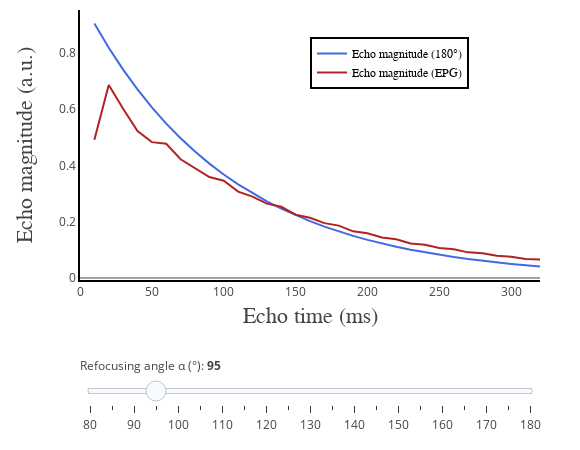

Here is the notebook cell this chart was saved with:
### Code cell
# Python code to generate interactive figure

init_notebook_mode(connected=True)

data1 = [dict(
        visible = False,
        line=dict(color='royalblue'),
        x = t,
        y = np.squeeze(np.asarray(echoes_mono_alpha[ii,:])),
        name = 'Echo magnitude (180°)',
        text = 'Echo magnitude (180°)',
        hoverinfo = 'x+y+text') for ii in range(len(alpha))]

data1[3]['visible'] = True

data2 = [dict(
        visible = False,
        line=dict(color='firebrick'),
        x = t,
        y = np.squeeze(np.asarray(echoes_epg_alpha[ii,:])),
        name = 'Echo magnitude (EPG)',
        text = 'Echo magnitude (EPG)',
        hoverinfo = 'x+y+text') for ii in range(len(alpha))]

data2[3]['visible'] = True

data = data1 + data2

steps = []
for i in range(len(alpha)):
    step = dict(
        method = 'restyle',  
        args = ['visible', [False] * len(data1)],
        label = str(alpha[i])
        )
    step['args'][1][i] = True # Toggle i'th trace to "visible"
    steps.append(step)

sliders=[
    dict(
        x = 0,
        y = -0.09,
        active = 3,
        currentvalue = {"prefix": "Refocusing angle α (°): <b>"},
        pad = {"t": 50, "b": 10},
        steps = steps)]

layout = go.Layout(
    width=580,
    height=450,
    margin=go.layout.Margin(
        l=80,
        r=40,
        b=60,
        t=10,
    ),
    annotations=[
        dict(
            x=0.50,
            y=-0.18,
            showarrow=False,
            text='Echo time (ms)',
            font=dict(
                family='Times New Roman',
                size=22
            ),
            xref='paper',
            yref='paper'
        ),
        dict(
            x=-0.15,
            y=0.5,
            showarrow=False,
            text='Echo magnitude (a.u.)',
            font=dict(
                family='Times New Roman',
                size=22
            ),
            textangle=-90,
            xref='paper',
            yref='paper'
        )
    ],
    xaxis=dict(
        autorange=False,
        range=[0, t[-1]],
        showgrid=False,
        linecolor='black',
        linewidth=2
    ),
    yaxis=dict(
        autorange=True,
        showgrid=False,
        linecolor='black',
        linewidth=2
    ),
    legend=dict(
        x=0.5,
        y=0.9,
        traceorder='normal',
        font=dict(
            family='Times New Roman',
            size=12,
            color='#000'
        ),
        bordercolor='#000000',
        borderwidth=2
    ), 
    sliders=sliders
)

fig = dict(data=data, layout=layout)

iplot(fig, filename = 'basic-line', config = config)

### Figure 1 — Plotly figure (JSON) as saved in the notebook; plotly's stock layout.template omitted (floating-point values rounded to 4 significant figures)
{"data": [{"hoverinfo": "x+y+text", "line": {"color": "royalblue"}, "name": "Echo magnitude (180°)", "text": "Echo magnitude (180°)", "type": "scatter", "uid": "a49ad8e9-5083-499d-b363-344d73658549", "visible": false, "x": [10, 20, 30, 40, 50, 60, 70, 80, 90, 100, 110, 120, 130, 140, 150, 160, 170, 180, 190, 200, 210, 220, 230, 240, 250, 260, 270, 280, 290, 300, 310, 320], "y": [0.9048, 0.8187, 0.7408, 0.6703, 0.6065, 0.5488, 0.4966, 0.4493, 0.4066, 0.3679, 0.3329, 0.3012, 0.2725, 0.2466, 0.2231, 0.2019, 0.1827, 0.1653, 0.1496, 0.1353, 0.1225, 0.1108, 0.1003, 0.09072, 0.08208, 0.07427, 0.06721, 0.06081, 0.05502, 0.04979, 0.04505, 0.04076]}, {"hoverinfo": "x+y+text", "line": {"color": "royalblue"}, "name": "Echo magnitude (180°)", "text": "Echo magnitude (180°)", "type": "scatter", "uid": "98257578-c253-42eb-9a1c-5320055d6d28", "visible": false, "x": [10, 20, 30, 40, 50, 60, 70, 80, 90, 100, 110, 120, 130, 140, 150, 160, 170, 180, 190, 200, 210, 220, 230, 240, 250, 260, 270, 280, 290, 300, 310, 320], "y": [0.9048, 0.8187, 0.7408, 0.6703, 0.6065, 0.5488, 0.4966, 0.4493, 0.4066, 0.3679, 0.3329, 0.3012, 0.2725, 0.2466, 0.2231, 0.2019, 0.1827, 0.1653, 0.1496, 0.1353, 0.1225, 0.1108, 0.1003, 0.09072, 0.08208, 0.07427, 0.06721, 0.06081, 0.05502, 0.04979, 0.04505, 0.04076]}, {"hoverinfo": "x+y+text", "line": {"color": "royalblue"}, "name": "Echo magnitude (180°)", "text": "Echo magnitude (180°)", "type": "scatter", "uid": "a6325d13-d4c0-4c6e-bd86-d956b58068e6", "visible": false, "x": [10, 20, 30, 40, 50, 60, 70, 80, 90, 100, 110, 120, 130, 140, 150, 160, 170, 180, 190, 200, 210, 220, 230, 240, 250, 260, 270, 280, 290, 300, 310, 320], "y": [0.9048, 0.8187, 0.7408, 0.6703, 0.6065, 0.5488, 0.4966, 0.4493, 0.4066, 0.3679, 0.3329, 0.3012, 0.2725, 0.2466, 0.2231, 0.2019, 0.1827, 0.1653, 0.1496, 0.1353, 0.1225, 0.1108, 0.1003, 0.09072, 0.08208, 0.07427, 0.06721, 0.06081, 0.05502, 0.04979, 0.04505, 0.04076]}, {"hoverinfo": "x+y+text", "line": {"color": "royalblue"}, "name": "Echo magnitude (180°)", "text": "Echo magnitude (180°)", "type": "scatter", "uid": "882f60b5-77ef-4866-a9b4-417c0b9c33cc", "visible": true, "x": [10, 20, 30, 40, 50, 60, 70, 80, 90, 100, 110, 120, 130, 140, 150, 160, 170, 180, 190, 200, 210, 220, 230, 240, 250, 260, 270, 280, 290, 300, 310, 320], "y": [0.9048, 0.8187, 0.7408, 0.6703, 0.6065, 0.5488, 0.4966, 0.4493, 0.4066, 0.3679, 0.3329, 0.3012, 0.2725, 0.2466, 0.2231, 0.2019, 0.1827, 0.1653, 0.1496, 0.1353, 0.1225, 0.1108, 0.1003, 0.09072, 0.08208, 0.07427, 0.06721, 0.06081, 0.05502, 0.04979, 0.04505, 0.04076]}, {"hoverinfo": "x+y+text", "line": {"color": "royalblue"}, "name": "Echo magnitude (180°)", "text": "Echo magnitude (180°)", "type": "scatter", "uid": "d6ffc312-d5ea-41b3-915d-127d7f0a8993", "visible": false, "x": [10, 20, 30, 40, 50, 60, 70, 80, 90, 100, 110, 120, 130, 140, 150, 160, 170, 180, 190, 200, 210, 220, 230, 240, 250, 260, 270, 280, 290, 300, 310, 320], "y": [0.9048, 0.8187, 0.7408, 0.6703, 0.6065, 0.5488, 0.4966, 0.4493, 0.4066, 0.3679, 0.3329, 0.3012, 0.2725, 0.2466, 0.2231, 0.2019, 0.1827, 0.1653, 0.1496, 0.1353, 0.1225, 0.1108, 0.1003, 0.09072, 0.08208, 0.07427, 0.06721, 0.06081, 0.05502, 0.04979, 0.04505, 0.04076]}, {"hoverinfo": "x+y+text", "line": {"color": "royalblue"}, "name": "Echo magnitude (180°)", "text": "Echo magnitude (180°)", "type": "scatter", "uid": "cf364a24-6d74-446f-81dd-3edd59f7123e", "visible": false, "x": [10, 20, 30, 40, 50, 60, 70, 80, 90, 100, 110, 120, 130, 140, 150, 160, 170, 180, 190, 200, 210, 220, 230, 240, 250, 260, 270, 280, 290, 300, 310, 320], "y": [0.9048, 0.8187, 0.7408, 0.6703, 0.6065, 0.5488, 0.4966, 0.4493, 0.4066, 0.3679, 0.3329, 0.3012, 0.2725, 0.2466, 0.2231, 0.2019, 0.1827, 0.1653, 0.1496, 0.1353, 0.1225, 0.1108, 0.1003, 0.09072, 0.08208, 0.07427, 0.06721, 0.06081, 0.05502, 0.04979, 0.04505, 0.04076]}, {"hoverinfo": "x+y+text", "line": {"color": "royalblue"}, "name": "Echo magnitude (180°)", "text": "Echo magnitude (180°)", "type": "scatter", "uid": "6e2735d6-1e78-4bf1-bf09-cb22786665fd", "visible": false, "x": [10, 20, 30, 40, 50, 60, 70, 80, 90, 100, 110, 120, 130, 140, 150, 160, 170, 180, 190, 200, 210, 220, 230, 240, 250, 260, 270, 280, 290, 300, 310, 320], "y": [0.9048, 0.8187, 0.7408, 0.6703, 0.6065, 0.5488, 0.4966, 0.4493, 0.4066, 0.3679, 0.3329, 0.3012, 0.2725, 0.2466, 0.2231, 0.2019, 0.1827, 0.1653, 0.1496, 0.1353, 0.1225, 0.1108, 0.1003, 0.09072, 0.08208, 0.07427, 0.06721, 0.06081, 0.05502, 0.04979, 0.04505, 0.04076]}, {"hoverinfo": "x+y+text", "line": {"color": "royalblue"}, "name": "Echo magnitude (180°)", "text": "Echo magnitude (180°)", "type": "scatter", "uid": "e3d9b89e-5adc-4146-9798-97196f495501", "visible": false, "x": [10, 20, 30, 40, 50, 60, 70, 80, 90, 100, 110, 120, 130, 140, 150, 160, 170, 180, 190, 200, 210, 220, 230, 240, 250, 260, 270, 280, 290, 300, 310, 320], "y": [0.9048, 0.8187, 0.7408, 0.6703, 0.6065, 0.5488, 0.4966, 0.4493, 0.4066, 0.3679, 0.3329, 0.3012, 0.2725, 0.2466, 0.2231, 0.2019, 0.1827, 0.1653, 0.1496, 0.1353, 0.1225, 0.1108, 0.1003, 0.09072, 0.08208, 0.07427, 0.06721, 0.06081, 0.05502, 0.04979, 0.04505, 0.04076]}, {"hoverinfo": "x+y+text", "line": {"color": "royalblue"}, "name": "Echo magnitude (180°)", "text": "Echo magnitude (180°)", "type": "scatter", "uid": "a2da40cd-4325-48b2-8497-6549607e27d7", "visible": false, "x": [10, 20, 30, 40, 50, 60, 70, 80, 90, 100, 110, 120, 130, 140, 150, 160, 170, 180, 190, 200, 210, 220, 230, 240, 250, 260, 270, 280, 290, 300, 310, 320], "y": [0.9048, 0.8187, 0.7408, 0.6703, 0.6065, 0.5488, 0.4966, 0.4493, 0.4066, 0.3679, 0.3329, 0.3012, 0.2725, 0.2466, 0.2231, 0.2019, 0.1827, 0.1653, 0.1496, 0.1353, 0.1225, 0.1108, 0.1003, 0.09072, 0.08208, 0.07427, 0.06721, 0.06081, 0.05502, 0.04979, 0.04505, 0.04076]}, {"hoverinfo": "x+y+text", "line": {"color": "royalblue"}, "name": "Echo magnitude (180°)", "text": "Echo magnitude (180°)", "type": "scatter", "uid": "aa94c8b1-fd28-4b10-aae6-f9218a579f04", "visible": false, "x": [10, 20, 30, 40, 50, 60, 70, 80, 90, 100, 110, 120, 130, 140, 150, 160, 170, 180, 190, 200, 210, 220, 230, 240, 250, 260, 270, 280, 290, 300, 310, 320], "y": [0.9048, 0.8187, 0.7408, 0.6703, 0.6065, 0.5488, 0.4966, 0.4493, 0.4066, 0.3679, 0.3329, 0.3012, 0.2725, 0.2466, 0.2231, 0.2019, 0.1827, 0.1653, 0.1496, 0.1353, 0.1225, 0.1108, 0.1003, 0.09072, 0.08208, 0.07427, 0.06721, 0.06081, 0.05502, 0.04979, 0.04505, 0.04076]}, {"hoverinfo": "x+y+text", "line": {"color": "royalblue"}, "name": "Echo magnitude (180°)", "text": "Echo magnitude (180°)", "type": "scatter", "uid": "4f8ef484-93f5-40ce-8954-40a74530ece6", "visible": false, "x": [10, 20, 30, 40, 50, 60, 70, 80, 90, 100, 110, 120, 130, 140, 150, 160, 170, 180, 190, 200, 210, 220, 230, 240, 250, 260, 270, 280, 290, 300, 310, 320], "y": [0.9048, 0.8187, 0.7408, 0.6703, 0.6065, 0.5488, 0.4966, 0.4493, 0.4066, 0.3679, 0.3329, 0.3012, 0.2725, 0.2466, 0.2231, 0.2019, 0.1827, 0.1653, 0.1496, 0.1353, 0.1225, 0.1108, 0.1003, 0.09072, 0.08208, 0.07427, 0.06721, 0.06081, 0.05502, 0.04979, 0.04505, 0.04076]}, {"hoverinfo": "x+y+text", "line": {"color": "royalblue"}, "name": "Echo magnitude (180°)", "text": "Echo magnitude (180°)", "type": "scatter", "uid": "d1834902-2530-45ef-a1aa-c766ffa94ef0", "visible": false, "x": [10, 20, 30, 40, 50, 60, 70, 80, 90, 100, 110, 120, 130, 140, 150, 160, 170, 180, 190, 200, 210, 220, 230, 240, 250, 260, 270, 280, 290, 300, 310, 320], "y": [0.9048, 0.8187, 0.7408, 0.6703, 0.6065, 0.5488, 0.4966, 0.4493, 0.4066, 0.3679, 0.3329, 0.3012, 0.2725, 0.2466, 0.2231, 0.2019, 0.1827, 0.1653, 0.1496, 0.1353, 0.1225, 0.1108, 0.1003, 0.09072, 0.08208, 0.07427, 0.06721, 0.06081, 0.05502, 0.04979, 0.04505, 0.04076]}, {"hoverinfo": "x+y+text", "line": {"color": "royalblue"}, "name": "Echo magnitude (180°)", "text": "Echo magnitude (180°)", "type": "scatter", "uid": "7299289c-c723-452c-963a-e73544d3ca03", "visible": false, "x": [10, 20, 30, 40, 50, 60, 70, 80, 90, 100, 110, 120, 130, 140, 150, 160, 170, 180, 190, 200, 210, 220, 230, 240, 250, 260, 270, 280, 290, 300, 310, 320], "y": [0.9048, 0.8187, 0.7408, 0.6703, 0.6065, 0.5488, 0.4966, 0.4493, 0.4066, 0.3679, 0.3329, 0.3012, 0.2725, 0.2466, 0.2231, 0.2019, 0.1827, 0.1653, 0.1496, 0.1353, 0.1225, 0.1108, 0.1003, 0.09072, 0.08208, 0.07427, 0.06721, 0.06081, 0.05502, 0.04979, 0.04505, 0.04076]}, {"hoverinfo": "x+y+text", "line": {"color": "royalblue"}, "name": "Echo magnitude (180°)", "text": "Echo magnitude (180°)", "type": "scatter", "uid": "a5f20736-6346-4e4f-af6e-c6542d877d53", "visible": false, "x": [10, 20, 30, 40, 50, 60, 70, 80, 90, 100, 110, 120, 130, 140, 150, 160, 170, 180, 190, 200, 210, 220, 230, 240, 250, 260, 270, 280, 290, 300, 310, 320], "y": [0.9048, 0.8187, 0.7408, 0.6703, 0.6065, 0.5488, 0.4966, 0.4493, 0.4066, 0.3679, 0.3329, 0.3012, 0.2725, 0.2466, 0.2231, 0.2019, 0.1827, 0.1653, 0.1496, 0.1353, 0.1225, 0.1108, 0.1003, 0.09072, 0.08208, 0.07427, 0.06721, 0.06081, 0.05502, 0.04979, 0.04505, 0.04076]}, {"hoverinfo": "x+y+text", "line": {"color": "royalblue"}, "name": "Echo magnitude (180°)", "text": "Echo magnitude (180°)", "type": "scatter", "uid": "22c02731-eecd-4487-a6da-4a41bde7d41a", "visible": false, "x": [10, 20, 30, 40, 50, 60, 70, 80, 90, 100, 110, 120, 130, 140, 150, 160, 170, 180, 190, 200, 210, 220, 230, 240, 250, 260, 270, 280, 290, 300, 310, 320], "y": [0.9048, 0.8187, 0.7408, 0.6703, 0.6065, 0.5488, 0.4966, 0.4493, 0.4066, 0.3679, 0.3329, 0.3012, 0.2725, 0.2466, 0.2231, 0.2019, 0.1827, 0.1653, 0.1496, 0.1353, 0.1225, 0.1108, 0.1003, 0.09072, 0.08208, 0.07427, 0.06721, 0.06081, 0.05502, 0.04979, 0.04505, 0.04076]}, {"hoverinfo": "x+y+text", "line": {"color": "royalblue"}, "name": "Echo magnitude (180°)", "text": "Echo magnitude (180°)", "type": "scatter", "uid": "b5321e00-43f2-430a-a43f-e87716c39e1f", "visible": false, "x": [10, 20, 30, 40, 50, 60, 70, 80, 90, 100, 110, 120, 130, 140, 150, 160, 170, 180, 190, 200, 210, 220, 230, 240, 250, 260, 270, 280, 290, 300, 310, 320], "y": [0.9048, 0.8187, 0.7408, 0.6703, 0.6065, 0.5488, 0.4966, 0.4493, 0.4066, 0.3679, 0.3329, 0.3012, 0.2725, 0.2466, 0.2231, 0.2019, 0.1827, 0.1653, 0.1496, 0.1353, 0.1225, 0.1108, 0.1003, 0.09072, 0.08208, 0.07427, 0.06721, 0.06081, 0.05502, 0.04979, 0.04505, 0.04076]}, {"hoverinfo": "x+y+text", "line": {"color": "royalblue"}, "name": "Echo magnitude (180°)", "text": "Echo magnitude (180°)", "type": "scatter", "uid": "116e3394-e058-4b55-bffb-8688443db4aa", "visible": false, "x": [10, 20, 30, 40, 50, 60, 70, 80, 90, 100, 110, 120, 130, 140, 150, 160, 170, 180, 190, 200, 210, 220, 230, 240, 250, 260, 270, 280, 290, 300, 310, 320], "y": [0.9048, 0.8187, 0.7408, 0.6703, 0.6065, 0.5488, 0.4966, 0.4493, 0.4066, 0.3679, 0.3329, 0.3012, 0.2725, 0.2466, 0.2231, 0.2019, 0.1827, 0.1653, 0.1496, 0.1353, 0.1225, 0.1108, 0.1003, 0.09072, 0.08208, 0.07427, 0.06721, 0.06081, 0.05502, 0.04979, 0.04505, 0.04076]}, {"hoverinfo": "x+y+text", "line": {"color": "royalblue"}, "name": "Echo magnitude (180°)", "text": "Echo magnitude (180°)", "type": "scatter", "uid": "10908e5e-5d7e-4736-941c-5ae58f8382b8", "visible": false, "x": [10, 20, 30, 40, 50, 60, 70, 80, 90, 100, 110, 120, 130, 140, 150, 160, 170, 180, 190, 200, 210, 220, 230, 240, 250, 260, 270, 280, 290, 300, 310, 320], "y": [0.9048, 0.8187, 0.7408, 0.6703, 0.6065, 0.5488, 0.4966, 0.4493, 0.4066, 0.3679, 0.3329, 0.3012, 0.2725, 0.2466, 0.2231, 0.2019, 0.1827, 0.1653, 0.1496, 0.1353, 0.1225, 0.1108, 0.1003, 0.09072, 0.08208, 0.07427, 0.06721, 0.06081, 0.05502, 0.04979, 0.04505, 0.04076]}, {"hoverinfo": "x+y+text", "line": {"color": "royalblue"}, "name": "Echo magnitude (180°)", "text": "Echo magnitude (180°)", "type": "scatter", "uid": "542d65a2-17bc-4065-bef7-7a89db9c8727", "visible": false, "x": [10, 20, 30, 40, 50, 60, 70, 80, 90, 100, 110, 120, 130, 140, 150, 160, 170, 180, 190, 200, 210, 220, 230, 240, 250, 260, 270, 280, 290, 300, 310, 320], "y": [0.9048, 0.8187, 0.7408, 0.6703, 0.6065, 0.5488, 0.4966, 0.4493, 0.4066, 0.3679, 0.3329, 0.3012, 0.2725, 0.2466, 0.2231, 0.2019, 0.1827, 0.1653, 0.1496, 0.1353, 0.1225, 0.1108, 0.1003, 0.09072, 0.08208, 0.07427, 0.06721, 0.06081, 0.05502, 0.04979, 0.04505, 0.04076]}, {"hoverinfo": "x+y+text", "line": {"color": "royalblue"}, "name": "Echo magnitude (180°)", "text": "Echo magnitude (180°)", "type": "scatter", "uid": "e2ad1b86-3e22-4162-b68d-311381deefee", "visible": false, "x": [10, 20, 30, 40, 50, 60, 70, 80, 90, 100, 110, 120, 130, 140, 150, 160, 170, 180, 190, 200, 210, 220, 230, 240, 250, 260, 270, 280, 290, 300, 310, 320], "y": [0.9048, 0.8187, 0.7408, 0.6703, 0.6065, 0.5488, 0.4966, 0.4493, 0.4066, 0.3679, 0.3329, 0.3012, 0.2725, 0.2466, 0.2231, 0.2019, 0.1827, 0.1653, 0.1496, 0.1353, 0.1225, 0.1108, 0.1003, 0.09072, 0.08208, 0.07427, 0.06721, 0.06081, 0.05502, 0.04979, 0.04505, 0.04076]}, {"hoverinfo": "x+y+text", "line": {"color": "royalblue"}, "name": "Echo magnitude (180°)", "text": "Echo magnitude (180°)", "type": "scatter", "uid": "3de8dc40-3bda-4308-a63e-2aee2ff2f62f", "visible": false, "x": [10, 20, 30, 40, 50, 60, 70, 80, 90, 100, 110, 120, 130, 140, 150, 160, 170, 180, 190, 200, 210, 220, 230, 240, 250, 260, 270, 280, 290, 300, 310, 320], "y": [0.9048, 0.8187, 0.7408, 0.6703, 0.6065, 0.5488, 0.4966, 0.4493, 0.4066, 0.3679, 0.3329, 0.3012, 0.2725, 0.2466, 0.2231, 0.2019, 0.1827, 0.1653, 0.1496, 0.1353, 0.1225, 0.1108, 0.1003, 0.09072, 0.08208, 0.07427, 0.06721, 0.06081, 0.05502, 0.04979, 0.04505, 0.04076]}, {"hoverinfo": "x+y+text", "line": {"color": "firebrick"}, "name": "Echo magnitude (EPG)", "text": "Echo magnitude (EPG)", "type": "scatter", "uid": "2b39a295-5d35-408d-bac0-a35fae701c0c", "visible": false, "x": [10, 20, 30, 40, 50, 60, 70, 80, 90, 100, 110, 120, 130, 140, 150, 160, 170, 180, 190, 200, 210, 220, 230, 240, 250, 260, 270, 280, 290, 300, 310, 320], "y": [0.3739, 0.5742, 0.5572, 0.4879, 0.4222, 0.4152, 0.3926, 0.3703, 0.3279, 0.3121, 0.2906, 0.2793, 0.2513, 0.2373, 0.2185, 0.211, 0.1923, 0.1817, 0.166, 0.1602, 0.1472, 0.1397, 0.1273, 0.1223, 0.1129, 0.1078, 0.09831, 0.09407, 0.0869, 0.08341, 0.07632, 0.07284]}, {"hoverinfo": "x+y+text", "line": {"color": "firebrick"}, "name": "Echo magnitude (EPG)", "text": "Echo magnitude (EPG)", "type": "scatter", "uid": "fcab4b74-fd10-4150-93b1-ebbec7e7a96a", "visible": false, "x": [10, 20, 30, 40, 50, 60, 70, 80, 90, 100, 110, 120, 130, 140, 150, 160, 170, 180, 190, 200, 210, 220, 230, 240, 250, 260, 270, 280, 290, 300, 310, 320], "y": [0.413, 0.6151, 0.5759, 0.4986, 0.4406, 0.439, 0.4071, 0.377, 0.3359, 0.3253, 0.3004, 0.2833, 0.2536, 0.2433, 0.2241, 0.2132, 0.1917, 0.1832, 0.1684, 0.161, 0.1453, 0.1386, 0.1272, 0.1221, 0.1105, 0.1054, 0.09653, 0.0929, 0.08439, 0.08049, 0.07362, 0.07096]}, {"hoverinfo": "x+y+text", "line": {"color": "firebrick"}, "name": "Echo magnitude (EPG)", "text": "Echo magnitude (EPG)", "type": "scatter", "uid": "2e6fe147-44f9-4edd-bfad-47f09ed11566", "visible": false, "x": [10, 20, 30, 40, 50, 60, 70, 80, 90, 100, 110, 120, 130, 140, 150, 160, 170, 180, 190, 200, 210, 220, 230, 240, 250, 260, 270, 280, 290, 300, 310, 320], "y": [0.4524, 0.6526, 0.5905, 0.5097, 0.4612, 0.4602, 0.4164, 0.383, 0.3466, 0.3375, 0.3054, 0.2854, 0.2582, 0.2498, 0.226, 0.2129, 0.1926, 0.1859, 0.1682, 0.1592, 0.1441, 0.139, 0.1258, 0.1195, 0.1081, 0.1044, 0.09443, 0.08997, 0.08141, 0.07863, 0.07115, 0.06797]}, {"hoverinfo": "x+y+text", "line": {"color": "firebrick"}, "name": "Echo magnitude (EPG)", "text": "Echo magnitude (EPG)", "type": "scatter", "uid": "9036a1f2-0d30-4ab6-ab42-a553f72afb60", "visible": true, "x": [10, 20, 30, 40, 50, 60, 70, 80, 90, 100, 110, 120, 130, 140, 150, 160, 170, 180, 190, 200, 210, 220, 230, 240, 250, 260, 270, 280, 290, 300, 310, 320], "y": [0.4918, 0.6864, 0.6018, 0.5221, 0.483, 0.4774, 0.4221, 0.3906, 0.3587, 0.346, 0.3069, 0.2892, 0.2644, 0.2531, 0.225, 0.214, 0.1949, 0.1861, 0.1658, 0.1587, 0.144, 0.1375, 0.1226, 0.118, 0.1067, 0.1019, 0.09104, 0.08793, 0.07923, 0.07582, 0.06781, 0.0657]}, {"hoverinfo": "x+y+text", "line": {"color": "firebrick"}, "name": "Echo magnitude (EPG)", "text": "Echo magnitude (EPG)", "type": "scatter", "uid": "9df343b4-faca-47b8-b26a-45f47070bdc6", "visible": false, "x": [10, 20, 30, 40, 50, 60, 70, 80, 90, 100, 110, 120, 130, 140, 150, 160, 170, 180, 190, 200, 210, 220, 230, 240, 250, 260, 270, 280, 290, 300, 310, 320], "y": [0.531, 0.7164, 0.6106, 0.5362, 0.5045, 0.4897, 0.4262, 0.4008, 0.3698, 0.3499, 0.3084, 0.2953, 0.2685, 0.2528, 0.225, 0.2169, 0.1949, 0.184, 0.1649, 0.1591, 0.1417, 0.1348, 0.1211, 0.1167, 0.1034, 0.09923, 0.08904, 0.08569, 0.07575, 0.07332, 0.0655, 0.06304]}, {"hoverinfo": "x+y+text", "line": {"color": "firebrick"}, "name": "Echo magnitude (EPG)", "text": "Echo magnitude (EPG)", "type": "scatter", "uid": "4ce2466d-1ff3-481b-a74b-958198a15b8a", "visible": false, "x": [10, 20, 30, 40, 50, 60, 70, 80, 90, 100, 110, 120, 130, 140, 150, 160, 170, 180, 190, 200, 210, 220, 230, 240, 250, 260, 270, 280, 290, 300, 310, 320], "y": [0.5695, 0.7423, 0.6177, 0.5523, 0.5243, 0.4977, 0.4311, 0.4126, 0.3773, 0.3512, 0.3121, 0.3014, 0.2689, 0.2523, 0.2272, 0.218, 0.1923, 0.1834, 0.165, 0.1572, 0.1387, 0.1339, 0.1192, 0.1136, 0.1008, 0.09773, 0.086, 0.08272, 0.07343, 0.07115, 0.06221, 0.06058]}, {"hoverinfo": "x+y+text", "line": {"color": "firebrick"}, "name": "Echo magnitude (EPG)", "text": "Echo magnitude (EPG)", "type": "scatter", "uid": "c911a41e-c3e8-4ad4-ab40-d5c962ed8425", "visible": false, "x": [10, 20, 30, 40, 50, 60, 70, 80, 90, 100, 110, 120, 130, 140, 150, 160, 170, 180, 190, 200, 210, 220, 230, 240, 250, 260, 270, 280, 290, 300, 310, 320], "y": [0.6072, 0.7642, 0.624, 0.5699, 0.5412, 0.5024, 0.438, 0.424, 0.3808, 0.3527, 0.3179, 0.3045, 0.2675, 0.2541, 0.2289, 0.2161, 0.1908, 0.1841, 0.1628, 0.1545, 0.1376, 0.1324, 0.1157, 0.1117, 0.09886, 0.09481, 0.08304, 0.08101, 0.07057, 0.06833, 0.05992, 0.05846]}, {"hoverinfo": "x+y+text", "line": {"color": "firebrick"}, "name": "Echo magnitude (EPG)", "text": "Echo magnitude (EPG)", "type": "scatter", "uid": "d030fef3-a40e-43ab-9e73-ed7b983c6434", "visible": false, "x": [10, 20, 30, 40, 50, 60, 70, 80, 90, 100, 110, 120, 130, 140, 150, 160, 170, 180, 190, 200, 210, 220, 230, 240, 250, 260, 270, 280, 290, 300, 310, 320], "y": [0.6436, 0.7822, 0.6302, 0.5884, 0.5544, 0.5055, 0.4472, 0.433, 0.3815, 0.3563, 0.3232, 0.3042, 0.2674, 0.2569, 0.2277, 0.2143, 0.1913, 0.1828, 0.1597, 0.1538, 0.1358, 0.1293, 0.1137, 0.1102, 0.09554, 0.09258, 0.08107, 0.07829, 0.0678, 0.06663, 0.05722, 0.05602]}, {"hoverinfo": "x+y+text", "line": {"color": "firebrick"}, "name": "Echo magnitude (EPG)", "text": "Echo magnitude (EPG)", "type": "scatter", "uid": "eb409a97-bffb-4f1d-b22d-806b6b2d3e9a", "visible": false, "x": [10, 20, 30, 40, 50, 60, 70, 80, 90, 100, 110, 120, 130, 140, 150, 160, 170, 180, 190, 200, 210, 220, 230, 240, 250, 260, 270, 280, 290, 300, 310, 320], "y": [0.6786, 0.7965, 0.6369, 0.6069, 0.5636, 0.5086, 0.4577, 0.4383, 0.3819, 0.3618, 0.3257, 0.3028, 0.2696, 0.2577, 0.2251, 0.2147, 0.1907, 0.18, 0.1586, 0.1527, 0.1325, 0.1277, 0.112, 0.1072, 0.0933, 0.09095, 0.07801, 0.07623, 0.06584, 0.06411, 0.0549, 0.05441]}, {"hoverinfo": "x+y+text", "line": {"color": "firebrick"}, "name": "Echo magnitude (EPG)", "text": "Echo magnitude (EPG)", "type": "scatter", "uid": "e88fb82a-4ab0-4809-a8af-c28de8c7e044", "visible": false, "x": [10, 20, 30, 40, 50, 60, 70, 80, 90, 100, 110, 120, 130, 140, 150, 160, 170, 180, 190, 200, 210, 220, 230, 240, 250, 260, 270, 280, 290, 300, 310, 320], "y": [0.7119, 0.8074, 0.6446, 0.6245, 0.5694, 0.513, 0.468, 0.4402, 0.384, 0.3673, 0.3252, 0.3031, 0.272, 0.2558, 0.2243, 0.2153, 0.188, 0.1786, 0.1579, 0.1498, 0.1307, 0.1264, 0.1089, 0.1054, 0.09152, 0.08821, 0.07602, 0.07452, 0.06313, 0.06244, 0.05297, 0.0522]}, {"hoverinfo": "x+y+text", "line": {"color": "firebrick"}, "name": "Echo magnitude (EPG)", "text": "Echo magnitude (EPG)", "type": "scatter", "uid": "4b2f4a0b-d43c-4162-9c53-f2546d7f4bfd", "visible": false, "x": [10, 20, 30, 40, 50, 60, 70, 80, 90, 100, 110, 120, 130, 140, 150, 160, 170, 180, 190, 200, 210, 220, 230, 240, 250, 260, 270, 280, 290, 300, 310, 320], "y": [0.7432, 0.8152, 0.6534, 0.6402, 0.5726, 0.5193, 0.4763, 0.44, 0.3883, 0.3705, 0.3237, 0.3054, 0.2723, 0.2537, 0.2252, 0.2136, 0.1858, 0.1784, 0.1554, 0.1478, 0.1297, 0.1237, 0.107, 0.104, 0.08874, 0.08662, 0.07417, 0.07213, 0.06156, 0.06064, 0.05078, 0.05091]}, {"hoverinfo": "x+y+text", "line": {"color": "firebrick"}, "name": "Echo magnitude (EPG)", "text": "Echo magnitude (EPG)", "type": "scatter", "uid": "8df3ed7d-5e78-4020-9a81-8c846983973f", "visible": false, "x": [10, 20, 30, 40, 50, 60, 70, 80, 90, 100, 110, 120, 130, 140, 150, 160, 170, 180, 190, 200, 210, 220, 230, 240, 250, 260, 270, 280, 290, 300, 310, 320], "y": [0.7723, 0.8204, 0.6634, 0.6533, 0.5743, 0.527, 0.4818, 0.4397, 0.3938, 0.3707, 0.3237, 0.3078, 0.2705, 0.2535, 0.2255, 0.2109, 0.1857, 0.1768, 0.153, 0.1471, 0.1273, 0.1217, 0.1059, 0.1014, 0.08724, 0.08497, 0.07187, 0.07087, 0.05965, 0.05882, 0.0495, 0.04909]}, {"hoverinfo": "x+y+text", "line": {"color": "firebrick"}, "name": "Echo magnitude (EPG)", "text": "Echo magnitude (EPG)", "type": "scatter", "uid": "066f018f-7e57-4c85-9730-552a38f150fc", "visible": false, "x": [10, 20, 30, 40, 50, 60, 70, 80, 90, 100, 110, 120, 130, 140, 150, 160, 170, 180, 190, 200, 210, 220, 230, 240, 250, 260, 270, 280, 290, 300, 310, 320], "y": [0.799, 0.8235, 0.6744, 0.6635, 0.5758, 0.5353, 0.4844, 0.4408, 0.3987, 0.369, 0.3259, 0.3081, 0.2688, 0.2545, 0.2237, 0.2096, 0.1855, 0.174, 0.1525, 0.1453, 0.1253, 0.1208, 0.1036, 0.09987, 0.08589, 0.08276, 0.0708, 0.06903, 0.05806, 0.05765, 0.04774, 0.04792]}, {"hoverinfo": "x+y+text", "line": {"color": "firebrick"}, "name": "Echo magnitude (EPG)", "text": "Echo magnitude (EPG)", "type": "scatter", "uid": "6ed76ecb-57a7-46b0-93af-7d530b2d0fdb", "visible": false, "x": [10, 20, 30, 40, 50, 60, 70, 80, 90, 100, 110, 120, 130, 140, 150, 160, 170, 180, 190, 200, 210, 220, 230, 240, 250, 260, 270, 280, 290, 300, 310, 320], "y": [0.823, 0.8247, 0.686, 0.6704, 0.5778, 0.5429, 0.4848, 0.4437, 0.4015, 0.3675, 0.3289, 0.3063, 0.2692, 0.2543, 0.2218, 0.2097, 0.1837, 0.1726, 0.1518, 0.1428, 0.1248, 0.1187, 0.1022, 0.09866, 0.08398, 0.08168, 0.06928, 0.06748, 0.05713, 0.05591, 0.04687, 0.04656]}, {"hoverinfo": "x+y+text", "line": {"color": "firebrick"}, "name": "Echo magnitude (EPG)", "text": "Echo magnitude (EPG)", "type": "scatter", "uid": "eba5d141-ad2c-4e7a-9ced-a0e476b0a0fa", "visible": false, "x": [10, 20, 30, 40, 50, 60, 70, 80, 90, 100, 110, 120, 130, 140, 150, 160, 170, 180, 190, 200, 210, 220, 230, 240, 250, 260, 270, 280, 290, 300, 310, 320], "y": [0.8442, 0.8247, 0.6979, 0.6743, 0.5812, 0.5489, 0.4846, 0.4477, 0.402, 0.3676, 0.3309, 0.304, 0.2709, 0.2522, 0.2216, 0.2088, 0.182, 0.1722, 0.15, 0.1417, 0.1237, 0.1167, 0.1017, 0.09656, 0.08331, 0.0801, 0.06811, 0.06644, 0.05578, 0.05498, 0.04579, 0.04542]}, {"hoverinfo": "x+y+text", "line": {"color": "firebrick"}, "name": "Echo magnitude (EPG)", "text": "Echo magnitude (EPG)", "type": "scatter", "uid": "1bbb6e81-5c9c-4240-82c5-88b037f630da", "visible": false, "x": [10, 20, 30, 40, 50, 60, 70, 80, 90, 100, 110, 120, 130, 140, 150, 160, 170, 180, 190, 200, 210, 220, 230, 240, 250, 260, 270, 280, 290, 300, 310, 320], "y": [0.8624, 0.8238, 0.7093, 0.6757, 0.5858, 0.5525, 0.4849, 0.4512, 0.4012, 0.3692, 0.3309, 0.3032, 0.2719, 0.25, 0.2226, 0.2066, 0.1821, 0.1707, 0.149, 0.1408, 0.1223, 0.1159, 0.1005, 0.09538, 0.08254, 0.07854, 0.0677, 0.06483, 0.05536, 0.05365, 0.04517, 0.04446]}, {"hoverinfo": "x+y+text", "line": {"color": "firebrick"}, "name": "Echo magnitude (EPG)", "text": "Echo magnitude (EPG)", "type": "scatter", "uid": "fc091f5b-7269-4f01-876c-c2a0bd20708b", "visible": false, "x": [10, 20, 30, 40, 50, 60, 70, 80, 90, 100, 110, 120, 130, 140, 150, 160, 170, 180, 190, 200, 210, 220, 230, 240, 250, 260, 270, 280, 290, 300, 310, 320], "y": [0.8776, 0.8225, 0.7197, 0.6753, 0.5913, 0.5535, 0.4865, 0.4532, 0.4007, 0.3709, 0.3299, 0.3038, 0.2713, 0.2492, 0.2227, 0.2048, 0.1825, 0.1686, 0.1493, 0.1389, 0.1221, 0.1146, 0.09978, 0.09441, 0.08162, 0.07775, 0.06682, 0.06399, 0.05472, 0.05267, 0.04479, 0.04338]}, {"hoverinfo": "x+y+text", "line": {"color": "firebrick"}, "name": "Echo magnitude (EPG)", "text": "Echo magnitude (EPG)", "type": "scatter", "uid": "7ec646e6-4279-416a-8530-430ac29cae19", "visible": false, "x": [10, 20, 30, 40, 50, 60, 70, 80, 90, 100, 110, 120, 130, 140, 150, 160, 170, 180, 190, 200, 210, 220, 230, 240, 250, 260, 270, 280, 290, 300, 310, 320], "y": [0.8894, 0.8211, 0.7285, 0.6739, 0.597, 0.5527, 0.4895, 0.4532, 0.4015, 0.3714, 0.3295, 0.3043, 0.2704, 0.2493, 0.2219, 0.2043, 0.182, 0.1676, 0.1492, 0.1375, 0.1222, 0.113, 0.09994, 0.09287, 0.08169, 0.07642, 0.06673, 0.06292, 0.05447, 0.05182, 0.04445, 0.04269]}, {"hoverinfo": "x+y+text", "line": {"color": "firebrick"}, "name": "Echo magnitude (EPG)", "text": "Echo magnitude (EPG)", "type": "scatter", "uid": "18ace5fb-1473-4a9e-b9c5-5fd85e05d3b8", "visible": false, "x": [10, 20, 30, 40, 50, 60, 70, 80, 90, 100, 110, 120, 130, 140, 150, 160, 170, 180, 190, 200, 210, 220, 230, 240, 250, 260, 270, 280, 290, 300, 310, 320], "y": [0.898, 0.8198, 0.7352, 0.6721, 0.6019, 0.551, 0.4929, 0.4517, 0.4036, 0.3703, 0.3305, 0.3035, 0.2706, 0.2488, 0.2216, 0.2039, 0.1815, 0.1671, 0.1486, 0.137, 0.1217, 0.1123, 0.09963, 0.0921, 0.08154, 0.07554, 0.06672, 0.06199, 0.05456, 0.05089, 0.0446, 0.0418]}, {"hoverinfo": "x+y+text", "line": {"color": "firebrick"}, "name": "Echo magnitude (EPG)", "text": "Echo magnitude (EPG)", "type": "scatter", "uid": "c9a72fc5-ac83-4c3c-92ce-a7058b0ead88", "visible": false, "x": [10, 20, 30, 40, 50, 60, 70, 80, 90, 100, 110, 120, 130, 140, 150, 160, 170, 180, 190, 200, 210, 220, 230, 240, 250, 260, 270, 280, 290, 300, 310, 320], "y": [0.9031, 0.819, 0.7394, 0.6708, 0.6053, 0.5494, 0.4956, 0.45, 0.4057, 0.3686, 0.3321, 0.302, 0.2718, 0.2474, 0.2225, 0.2027, 0.1821, 0.166, 0.149, 0.1361, 0.122, 0.1115, 0.09979, 0.09137, 0.08164, 0.07489, 0.06679, 0.06139, 0.05463, 0.05034, 0.04467, 0.04128]}, {"hoverinfo": "x+y+text", "line": {"color": "firebrick"}, "name": "Echo magnitude (EPG)", "text": "Echo magnitude (EPG)", "type": "scatter", "uid": "f2fd9f54-f55f-4b6c-8316-1ab119323784", "visible": false, "x": [10, 20, 30, 40, 50, 60, 70, 80, 90, 100, 110, 120, 130, 140, 150, 160, 170, 180, 190, 200, 210, 220, 230, 240, 250, 260, 270, 280, 290, 300, 310, 320], "y": [0.9048, 0.8187, 0.7408, 0.6703, 0.6065, 0.5488, 0.4966, 0.4493, 0.4066, 0.3679, 0.3329, 0.3012, 0.2725, 0.2466, 0.2231, 0.2019, 0.1827, 0.1653, 0.1496, 0.1353, 0.1225, 0.1108, 0.1003, 0.09072, 0.08208, 0.07427, 0.06721, 0.06081, 0.05502, 0.04979, 0.04505, 0.04076]}], "layout": {"annotations": [{"font": {"family": "Times New Roman", "size": 22}, "showarrow": false, "text": "Echo time (ms)", "x": 0.5, "xref": "paper", "y": -0.18, "yref": "paper"}, {"font": {"family": "Times New Roman", "size": 22}, "showarrow": false, "text": "Echo magnitude (a.u.)", "textangle": -90, "x": -0.15, "xref": "paper", "y": 0.5, "yref": "paper"}], "height": 450, "legend": {"bordercolor": "#000000", "borderwidth": 2, "font": {"color": "#000", "family": "Times New Roman", "size": 12}, "traceorder": "normal", "x": 0.5, "y": 0.9}, "margin": {"b": 60, "l": 80, "r": 40, "t": 10}, "sliders": [{"active": 3, "currentvalue": {"prefix": "Refocusing angle α (°): <b>"}, "pad": {"b": 10, "t": 50}, "steps": [{"args": ["visible", [true, false, false, false, false, false, false, false, false, false, false, false, false, false, false, false, false, false, false, false, false]], "label": "80", "method": "restyle"}, {"args": ["visible", [false, true, false, false, false, false, false, false, false, false, false, false, false, false, false, false, false, false, false, false, false]], "label": "85", "method": "restyle"}, {"args": ["visible", [false, false, true, false, false, false, false, false, false, false, false, false, false, false, false, false, false, false, false, false, false]], "label": "90", "method": "restyle"}, {"args": ["visible", [false, false, false, true, false, false, false, false, false, false, false, false, false, false, false, false, false, false, false, false, false]], "label": "95", "method": "restyle"}, {"args": ["visible", [false, false, false, false, true, false, false, false, false, false, false, false, false, false, false, false, false, false, false, false, false]], "label": "100", "method": "restyle"}, {"args": ["visible", [false, false, false, false, false, true, false, false, false, false, false, false, false, false, false, false, false, false, false, false, false]], "label": "105", "method": "restyle"}, {"args": ["visible", [false, false, false, false, false, false, true, false, false, false, false, false, false, false, false, false, false, false, false, false, false]], "label": "110", "method": "restyle"}, {"args": ["visible", [false, false, false, false, false, false, false, true, false, false, false, false, false, false, false, false, false, false, false, false, false]], "label": "115", "method": "restyle"}, {"args": ["visible", [false, false, false, false, false, false, false, false, true, false, false, false, false, false, false, false, false, false, false, false, false]], "label": "120", "method": "restyle"}, {"args": ["visible", [false, false, false, false, false, false, false, false, false, true, false, false, false, false, false, false, false, false, false, false, false]], "label": "125", "method": "restyle"}, {"args": ["visible", [false, false, false, false, false, false, false, false, false, false, true, false, false, false, false, false, false, false, false, false, false]], "label": "130", "method": "restyle"}, {"args": ["visible", [false, false, false, false, false, false, false, false, false, false, false, true, false, false, false, false, false, false, false, false, false]], "label": "135", "method": "restyle"}, {"args": ["visible", [false, false, false, false, false, false, false, false, false, false, false, false, true, false, false, false, false, false, false, false, false]], "label": "140", "method": "restyle"}, {"args": ["visible", [false, false, false, false, false, false, false, false, false, false, false, false, false, true, false, false, false, false, false, false, false]], "label": "145", "method": "restyle"}, {"args": ["visible", [false, false, false, false, false, false, false, false, false, false, false, false, false, false, true, false, false, false, false, false, false]], "label": "150", "method": "restyle"}, {"args": ["visible", [false, false, false, false, false, false, false, false, false, false, false, false, false, false, false, true, false, false, false, false, false]], "label": "155", "method": "restyle"}, {"args": ["visible", [false, false, false, false, false, false, false, false, false, false, false, false, false, false, false, false, true, false, false, false, false]], "label": "160", "method": "restyle"}, {"args": ["visible", [false, false, false, false, false, false, false, false, false, false, false, false, false, false, false, false, false, true, false, false, false]], "label": "165", "method": "restyle"}, {"args": ["visible", [false, false, false, false, false, false, false, false, false, false, false, false, false, false, false, false, false, false, true, false, false]], "label": "170", "method": "restyle"}, {"args": ["visible", [false, false, false, false, false, false, false, false, false, false, false, false, false, false, false, false, false, false, false, true, false]], "label": "175", "method": "restyle"}, {"args": ["visible", [false, false, false, false, false, false, false, false, false, false, false, false, false, false, false, false, false, false, false, false, true]], "label": "180", "method": "restyle"}], "x": 0, "y": -0.09}], "width": 580, "xaxis": {"autorange": false, "linecolor": "black", "linewidth": 2, "range": [0, 320], "showgrid": false}, "yaxis": {"autorange": true, "linecolor": "black", "linewidth": 2, "showgrid": false}}}
